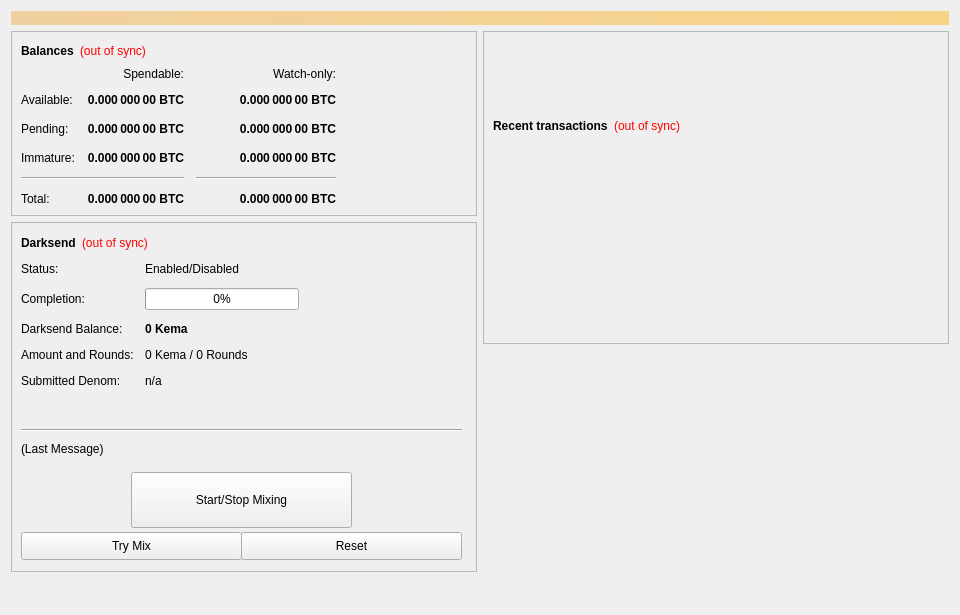
<?xml version="1.0" encoding="UTF-8"?>
<ui version="4.0">
 <class>OverviewPage</class>
 <widget class="QWidget" name="OverviewPage">
  <property name="geometry">
   <rect>
    <x>0</x>
    <y>0</y>
    <width>960</width>
    <height>615</height>
   </rect>
  </property>
  <property name="minimumSize">
   <size>
    <width>960</width>
    <height>0</height>
   </size>
  </property>
  <property name="windowTitle">
   <string>Form</string>
  </property>
  <layout class="QVBoxLayout" name="topLayout">
   <item>
    <widget class="QLabel" name="labelAlerts">
     <property name="visible">
      <bool>false</bool>
     </property>
     <property name="styleSheet">
      <string notr="true">background-color: qlineargradient(x1: 0, y1: 0, x2: 1, y2: 0, stop:0 #F0D0A0, stop:1 #F8D488); color:#000000;</string>
     </property>
     <property name="wordWrap">
      <bool>true</bool>
     </property>
     <property name="margin">
      <number>3</number>
     </property>
    </widget>
   </item>
   <item>
    <layout class="QHBoxLayout" name="horizontalLayout" stretch="1,1">
     <item>
      <layout class="QVBoxLayout" name="verticalLayout_2">
       <item>
        <widget class="QFrame" name="frame">
         <property name="frameShape">
          <enum>QFrame::StyledPanel</enum>
         </property>
         <property name="frameShadow">
          <enum>QFrame::Raised</enum>
         </property>
         <layout class="QVBoxLayout" name="verticalLayout_4">
          <item>
           <layout class="QHBoxLayout" name="horizontalLayout_4">
            <item>
             <widget class="QLabel" name="label_5">
              <property name="font">
               <font>
                <weight>75</weight>
                <bold>true</bold>
               </font>
              </property>
              <property name="text">
               <string>Balances</string>
              </property>
             </widget>
            </item>
            <item>
             <widget class="QLabel" name="labelWalletStatus">
              <property name="cursor">
               <cursorShape>WhatsThisCursor</cursorShape>
              </property>
              <property name="toolTip">
               <string>The displayed information may be out of date. Your wallet automatically synchronizes with the Kema network after a connection is established, but this process has not completed yet.</string>
              </property>
              <property name="styleSheet">
               <string notr="true">QLabel { color: red; }</string>
              </property>
              <property name="text">
               <string notr="true">(out of sync)</string>
              </property>
              <property name="alignment">
               <set>Qt::AlignLeading|Qt::AlignLeft|Qt::AlignVCenter</set>
              </property>
             </widget>
            </item>
            <item>
             <spacer name="horizontalSpacer_3">
              <property name="orientation">
               <enum>Qt::Horizontal</enum>
              </property>
              <property name="sizeHint" stdset="0">
               <size>
                <width>40</width>
                <height>20</height>
               </size>
              </property>
             </spacer>
            </item>
           </layout>
          </item>
          <item>
           <layout class="QGridLayout" name="gridLayout">
            <property name="spacing">
             <number>12</number>
            </property>
            <item row="2" column="2">
             <widget class="QLabel" name="labelWatchPending">
              <property name="font">
               <font>
                <weight>75</weight>
                <bold>true</bold>
               </font>
              </property>
              <property name="cursor">
               <cursorShape>IBeamCursor</cursorShape>
              </property>
              <property name="toolTip">
               <string>Unconfirmed transactions to watch-only addresses</string>
              </property>
              <property name="text">
               <string notr="true">0.000 000 00 BTC</string>
              </property>
              <property name="alignment">
               <set>Qt::AlignRight|Qt::AlignTrailing|Qt::AlignVCenter</set>
              </property>
              <property name="textInteractionFlags">
               <set>Qt::LinksAccessibleByMouse|Qt::TextSelectableByKeyboard|Qt::TextSelectableByMouse</set>
              </property>
             </widget>
            </item>
            <item row="2" column="1">
             <widget class="QLabel" name="labelUnconfirmed">
              <property name="font">
               <font>
                <weight>75</weight>
                <bold>true</bold>
               </font>
              </property>
              <property name="cursor">
               <cursorShape>IBeamCursor</cursorShape>
              </property>
              <property name="toolTip">
               <string>Total of transactions that have yet to be confirmed, and do not yet count toward the spendable balance</string>
              </property>
              <property name="text">
               <string notr="true">0.000 000 00 BTC</string>
              </property>
              <property name="alignment">
               <set>Qt::AlignRight|Qt::AlignTrailing|Qt::AlignVCenter</set>
              </property>
              <property name="textInteractionFlags">
               <set>Qt::LinksAccessibleByMouse|Qt::TextSelectableByKeyboard|Qt::TextSelectableByMouse</set>
              </property>
             </widget>
            </item>
            <item row="3" column="2">
             <widget class="QLabel" name="labelWatchImmature">
              <property name="font">
               <font>
                <weight>75</weight>
                <bold>true</bold>
               </font>
              </property>
              <property name="cursor">
               <cursorShape>IBeamCursor</cursorShape>
              </property>
              <property name="toolTip">
               <string>Staked or masternode rewards in watch-only addresses that has not yet matured</string>
              </property>
              <property name="text">
               <string notr="true">0.000 000 00 BTC</string>
              </property>
              <property name="alignment">
               <set>Qt::AlignRight|Qt::AlignTrailing|Qt::AlignVCenter</set>
              </property>
              <property name="textInteractionFlags">
               <set>Qt::LinksAccessibleByMouse|Qt::TextSelectableByKeyboard|Qt::TextSelectableByMouse</set>
              </property>
             </widget>
            </item>
            <item row="4" column="0" colspan="2">
             <widget class="Line" name="lineSpendableBalance">
              <property name="orientation">
               <enum>Qt::Horizontal</enum>
              </property>
             </widget>
            </item>
            <item row="4" column="2">
             <widget class="Line" name="lineWatchBalance">
              <property name="sizePolicy">
               <sizepolicy hsizetype="Preferred" vsizetype="Fixed">
                <horstretch>0</horstretch>
                <verstretch>0</verstretch>
               </sizepolicy>
              </property>
              <property name="minimumSize">
               <size>
                <width>140</width>
                <height>0</height>
               </size>
              </property>
              <property name="orientation">
               <enum>Qt::Horizontal</enum>
              </property>
             </widget>
            </item>
            <item row="5" column="0">
             <widget class="QLabel" name="labelTotalText">
              <property name="text">
               <string>Total:</string>
              </property>
             </widget>
            </item>
            <item row="3" column="1">
             <widget class="QLabel" name="labelImmature">
              <property name="font">
               <font>
                <weight>75</weight>
                <bold>true</bold>
               </font>
              </property>
              <property name="cursor">
               <cursorShape>IBeamCursor</cursorShape>
              </property>
              <property name="toolTip">
               <string>Staked or masternode rewards that has not yet matured</string>
              </property>
              <property name="text">
               <string notr="true">0.000 000 00 BTC</string>
              </property>
              <property name="alignment">
               <set>Qt::AlignRight|Qt::AlignTrailing|Qt::AlignVCenter</set>
              </property>
              <property name="textInteractionFlags">
               <set>Qt::LinksAccessibleByMouse|Qt::TextSelectableByKeyboard|Qt::TextSelectableByMouse</set>
              </property>
             </widget>
            </item>
            <item row="2" column="3">
             <spacer name="horizontalSpacer_2">
              <property name="orientation">
               <enum>Qt::Horizontal</enum>
              </property>
              <property name="sizeHint" stdset="0">
               <size>
                <width>40</width>
                <height>20</height>
               </size>
              </property>
             </spacer>
            </item>
            <item row="3" column="0">
             <widget class="QLabel" name="labelImmatureText">
              <property name="text">
               <string>Immature:</string>
              </property>
             </widget>
            </item>
            <item row="5" column="1">
             <widget class="QLabel" name="labelTotal">
              <property name="font">
               <font>
                <weight>75</weight>
                <bold>true</bold>
               </font>
              </property>
              <property name="cursor">
               <cursorShape>IBeamCursor</cursorShape>
              </property>
              <property name="toolTip">
               <string>Your current total balance</string>
              </property>
              <property name="text">
               <string notr="true">0.000 000 00 BTC</string>
              </property>
              <property name="alignment">
               <set>Qt::AlignRight|Qt::AlignTrailing|Qt::AlignVCenter</set>
              </property>
              <property name="textInteractionFlags">
               <set>Qt::LinksAccessibleByMouse|Qt::TextSelectableByKeyboard|Qt::TextSelectableByMouse</set>
              </property>
             </widget>
            </item>
            <item row="5" column="2">
             <widget class="QLabel" name="labelWatchTotal">
              <property name="font">
               <font>
                <weight>75</weight>
                <bold>true</bold>
               </font>
              </property>
              <property name="cursor">
               <cursorShape>IBeamCursor</cursorShape>
              </property>
              <property name="toolTip">
               <string>Current total balance in watch-only addresses</string>
              </property>
              <property name="text">
               <string notr="true">0.000 000 00 BTC</string>
              </property>
              <property name="alignment">
               <set>Qt::AlignRight|Qt::AlignTrailing|Qt::AlignVCenter</set>
              </property>
              <property name="textInteractionFlags">
               <set>Qt::LinksAccessibleByMouse|Qt::TextSelectableByKeyboard|Qt::TextSelectableByMouse</set>
              </property>
             </widget>
            </item>
            <item row="0" column="2">
             <widget class="QLabel" name="labelWatchonly">
              <property name="text">
               <string>Watch-only:</string>
              </property>
              <property name="alignment">
               <set>Qt::AlignRight|Qt::AlignTrailing|Qt::AlignVCenter</set>
              </property>
             </widget>
            </item>
            <item row="1" column="0">
             <widget class="QLabel" name="labelBalanceText">
              <property name="text">
               <string>Available:</string>
              </property>
             </widget>
            </item>
            <item row="1" column="1">
             <widget class="QLabel" name="labelBalance">
              <property name="font">
               <font>
                <weight>75</weight>
                <bold>true</bold>
               </font>
              </property>
              <property name="cursor">
               <cursorShape>IBeamCursor</cursorShape>
              </property>
              <property name="toolTip">
               <string>Your current spendable balance</string>
              </property>
              <property name="text">
               <string notr="true">0.000 000 00 BTC</string>
              </property>
              <property name="alignment">
               <set>Qt::AlignRight|Qt::AlignTrailing|Qt::AlignVCenter</set>
              </property>
              <property name="textInteractionFlags">
               <set>Qt::LinksAccessibleByMouse|Qt::TextSelectableByKeyboard|Qt::TextSelectableByMouse</set>
              </property>
             </widget>
            </item>
            <item row="1" column="2">
             <widget class="QLabel" name="labelWatchAvailable">
              <property name="font">
               <font>
                <weight>75</weight>
                <bold>true</bold>
               </font>
              </property>
              <property name="cursor">
               <cursorShape>IBeamCursor</cursorShape>
              </property>
              <property name="toolTip">
               <string>Your current balance in watch-only addresses</string>
              </property>
              <property name="text">
               <string notr="true">0.000 000 00 BTC</string>
              </property>
              <property name="alignment">
               <set>Qt::AlignRight|Qt::AlignTrailing|Qt::AlignVCenter</set>
              </property>
              <property name="textInteractionFlags">
               <set>Qt::LinksAccessibleByMouse|Qt::TextSelectableByKeyboard|Qt::TextSelectableByMouse</set>
              </property>
             </widget>
            </item>
            <item row="2" column="0">
             <widget class="QLabel" name="labelPendingText">
              <property name="text">
               <string>Pending:</string>
              </property>
             </widget>
            </item>
            <item row="0" column="1">
             <widget class="QLabel" name="labelSpendable">
              <property name="text">
               <string>Spendable:</string>
              </property>
              <property name="alignment">
               <set>Qt::AlignRight|Qt::AlignTrailing|Qt::AlignVCenter</set>
              </property>
             </widget>
            </item>
           </layout>
          </item>
         </layout>
        </widget>
       </item>
       <item>
        <widget class="QFrame" name="frameDarksend">
         <property name="minimumSize">
          <size>
           <width>0</width>
           <height>350</height>
          </size>
         </property>
         <property name="layoutDirection">
          <enum>Qt::LeftToRight</enum>
         </property>
         <property name="frameShape">
          <enum>QFrame::StyledPanel</enum>
         </property>
         <property name="frameShadow">
          <enum>QFrame::Raised</enum>
         </property>
         <widget class="QWidget" name="formLayoutWidget">
          <property name="geometry">
           <rect>
            <x>10</x>
            <y>40</y>
            <width>451</width>
            <height>161</height>
           </rect>
          </property>
          <layout class="QFormLayout" name="formLayout">
           <property name="fieldGrowthPolicy">
            <enum>QFormLayout::AllNonFixedFieldsGrow</enum>
           </property>
           <property name="horizontalSpacing">
            <number>11</number>
           </property>
           <property name="verticalSpacing">
            <number>12</number>
           </property>
           <item row="0" column="0">
            <widget class="QLabel" name="label_6">
             <property name="text">
              <string>Status:</string>
             </property>
            </widget>
           </item>
           <item row="1" column="0">
            <widget class="QLabel" name="label_7">
             <property name="text">
              <string>Completion:</string>
             </property>
            </widget>
           </item>
           <item row="1" column="1">
            <widget class="QProgressBar" name="DarksendProgress">
             <property name="maximumSize">
              <size>
               <width>154</width>
               <height>16777215</height>
              </size>
             </property>
             <property name="value">
              <number>0</number>
             </property>
            </widget>
           </item>
           <item row="2" column="0">
            <widget class="QLabel" name="labelAnonymizedText">
             <property name="text">
              <string>Darksend Balance:</string>
             </property>
            </widget>
           </item>
           <item row="2" column="1">
            <widget class="QLabel" name="labelAnonymized">
             <property name="font">
              <font>
               <weight>75</weight>
               <bold>true</bold>
              </font>
             </property>
             <property name="text">
              <string notr="true">0 Kema</string>
             </property>
            </widget>
           </item>
           <item row="3" column="0">
            <widget class="QLabel" name="label_8">
             <property name="text">
              <string>Amount and Rounds:</string>
             </property>
            </widget>
           </item>
           <item row="3" column="1">
            <widget class="QLabel" name="labelAmountRounds">
             <property name="text">
              <string>0 Kema / 0 Rounds</string>
             </property>
            </widget>
           </item>
           <item row="4" column="0">
            <widget class="QLabel" name="label_9">
             <property name="text">
              <string>Submitted Denom:</string>
             </property>
            </widget>
           </item>
           <item row="4" column="1">
            <widget class="QLabel" name="labelSubmittedDenom">
             <property name="toolTip">
              <string>The denominations you submitted to the Masternode.&lt;br&gt;To mix, other users must submit the exact same denominations.</string>
             </property>
             <property name="text">
              <string>n/a</string>
             </property>
            </widget>
           </item>
           <item row="0" column="1">
            <widget class="QLabel" name="DarksendEnabled">
             <property name="text">
              <string>Enabled/Disabled</string>
             </property>
            </widget>
           </item>
          </layout>
         </widget>
         <widget class="QPushButton" name="runAutoDenom">
          <property name="geometry">
           <rect>
            <x>251</x>
            <y>17</y>
            <width>1</width>
            <height>1</height>
           </rect>
          </property>
          <property name="palette">
           <palette>
            <active>
             <colorrole role="WindowText">
              <brush brushstyle="SolidPattern">
               <color alpha="255">
                <red>0</red>
                <green>0</green>
                <blue>0</blue>
               </color>
              </brush>
             </colorrole>
             <colorrole role="Button">
              <brush brushstyle="SolidPattern">
               <color alpha="255">
                <red>239</red>
                <green>238</green>
                <blue>238</blue>
               </color>
              </brush>
             </colorrole>
             <colorrole role="Light">
              <brush brushstyle="SolidPattern">
               <color alpha="255">
                <red>255</red>
                <green>255</green>
                <blue>255</blue>
               </color>
              </brush>
             </colorrole>
             <colorrole role="Midlight">
              <brush brushstyle="SolidPattern">
               <color alpha="255">
                <red>247</red>
                <green>246</green>
                <blue>246</blue>
               </color>
              </brush>
             </colorrole>
             <colorrole role="Dark">
              <brush brushstyle="SolidPattern">
               <color alpha="255">
                <red>119</red>
                <green>119</green>
                <blue>119</blue>
               </color>
              </brush>
             </colorrole>
             <colorrole role="Mid">
              <brush brushstyle="SolidPattern">
               <color alpha="255">
                <red>159</red>
                <green>159</green>
                <blue>159</blue>
               </color>
              </brush>
             </colorrole>
             <colorrole role="Text">
              <brush brushstyle="SolidPattern">
               <color alpha="255">
                <red>0</red>
                <green>0</green>
                <blue>0</blue>
               </color>
              </brush>
             </colorrole>
             <colorrole role="BrightText">
              <brush brushstyle="SolidPattern">
               <color alpha="255">
                <red>255</red>
                <green>255</green>
                <blue>255</blue>
               </color>
              </brush>
             </colorrole>
             <colorrole role="ButtonText">
              <brush brushstyle="SolidPattern">
               <color alpha="255">
                <red>0</red>
                <green>0</green>
                <blue>0</blue>
               </color>
              </brush>
             </colorrole>
             <colorrole role="Base">
              <brush brushstyle="SolidPattern">
               <color alpha="255">
                <red>255</red>
                <green>255</green>
                <blue>255</blue>
               </color>
              </brush>
             </colorrole>
             <colorrole role="Window">
              <brush brushstyle="SolidPattern">
               <color alpha="255">
                <red>239</red>
                <green>238</green>
                <blue>238</blue>
               </color>
              </brush>
             </colorrole>
             <colorrole role="Shadow">
              <brush brushstyle="SolidPattern">
               <color alpha="255">
                <red>0</red>
                <green>0</green>
                <blue>0</blue>
               </color>
              </brush>
             </colorrole>
             <colorrole role="AlternateBase">
              <brush brushstyle="SolidPattern">
               <color alpha="255">
                <red>247</red>
                <green>246</green>
                <blue>246</blue>
               </color>
              </brush>
             </colorrole>
             <colorrole role="ToolTipBase">
              <brush brushstyle="SolidPattern">
               <color alpha="255">
                <red>255</red>
                <green>255</green>
                <blue>220</blue>
               </color>
              </brush>
             </colorrole>
             <colorrole role="ToolTipText">
              <brush brushstyle="SolidPattern">
               <color alpha="255">
                <red>0</red>
                <green>0</green>
                <blue>0</blue>
               </color>
              </brush>
             </colorrole>
            </active>
            <inactive>
             <colorrole role="WindowText">
              <brush brushstyle="SolidPattern">
               <color alpha="255">
                <red>0</red>
                <green>0</green>
                <blue>0</blue>
               </color>
              </brush>
             </colorrole>
             <colorrole role="Button">
              <brush brushstyle="SolidPattern">
               <color alpha="255">
                <red>239</red>
                <green>238</green>
                <blue>238</blue>
               </color>
              </brush>
             </colorrole>
             <colorrole role="Light">
              <brush brushstyle="SolidPattern">
               <color alpha="255">
                <red>255</red>
                <green>255</green>
                <blue>255</blue>
               </color>
              </brush>
             </colorrole>
             <colorrole role="Midlight">
              <brush brushstyle="SolidPattern">
               <color alpha="255">
                <red>247</red>
                <green>246</green>
                <blue>246</blue>
               </color>
              </brush>
             </colorrole>
             <colorrole role="Dark">
              <brush brushstyle="SolidPattern">
               <color alpha="255">
                <red>119</red>
                <green>119</green>
                <blue>119</blue>
               </color>
              </brush>
             </colorrole>
             <colorrole role="Mid">
              <brush brushstyle="SolidPattern">
               <color alpha="255">
                <red>159</red>
                <green>159</green>
                <blue>159</blue>
               </color>
              </brush>
             </colorrole>
             <colorrole role="Text">
              <brush brushstyle="SolidPattern">
               <color alpha="255">
                <red>0</red>
                <green>0</green>
                <blue>0</blue>
               </color>
              </brush>
             </colorrole>
             <colorrole role="BrightText">
              <brush brushstyle="SolidPattern">
               <color alpha="255">
                <red>255</red>
                <green>255</green>
                <blue>255</blue>
               </color>
              </brush>
             </colorrole>
             <colorrole role="ButtonText">
              <brush brushstyle="SolidPattern">
               <color alpha="255">
                <red>0</red>
                <green>0</green>
                <blue>0</blue>
               </color>
              </brush>
             </colorrole>
             <colorrole role="Base">
              <brush brushstyle="SolidPattern">
               <color alpha="255">
                <red>255</red>
                <green>255</green>
                <blue>255</blue>
               </color>
              </brush>
             </colorrole>
             <colorrole role="Window">
              <brush brushstyle="SolidPattern">
               <color alpha="255">
                <red>239</red>
                <green>238</green>
                <blue>238</blue>
               </color>
              </brush>
             </colorrole>
             <colorrole role="Shadow">
              <brush brushstyle="SolidPattern">
               <color alpha="255">
                <red>0</red>
                <green>0</green>
                <blue>0</blue>
               </color>
              </brush>
             </colorrole>
             <colorrole role="AlternateBase">
              <brush brushstyle="SolidPattern">
               <color alpha="255">
                <red>247</red>
                <green>246</green>
                <blue>246</blue>
               </color>
              </brush>
             </colorrole>
             <colorrole role="ToolTipBase">
              <brush brushstyle="SolidPattern">
               <color alpha="255">
                <red>255</red>
                <green>255</green>
                <blue>220</blue>
               </color>
              </brush>
             </colorrole>
             <colorrole role="ToolTipText">
              <brush brushstyle="SolidPattern">
               <color alpha="255">
                <red>0</red>
                <green>0</green>
                <blue>0</blue>
               </color>
              </brush>
             </colorrole>
            </inactive>
            <disabled>
             <colorrole role="WindowText">
              <brush brushstyle="SolidPattern">
               <color alpha="255">
                <red>119</red>
                <green>119</green>
                <blue>119</blue>
               </color>
              </brush>
             </colorrole>
             <colorrole role="Button">
              <brush brushstyle="SolidPattern">
               <color alpha="255">
                <red>239</red>
                <green>238</green>
                <blue>238</blue>
               </color>
              </brush>
             </colorrole>
             <colorrole role="Light">
              <brush brushstyle="SolidPattern">
               <color alpha="255">
                <red>255</red>
                <green>255</green>
                <blue>255</blue>
               </color>
              </brush>
             </colorrole>
             <colorrole role="Midlight">
              <brush brushstyle="SolidPattern">
               <color alpha="255">
                <red>247</red>
                <green>246</green>
                <blue>246</blue>
               </color>
              </brush>
             </colorrole>
             <colorrole role="Dark">
              <brush brushstyle="SolidPattern">
               <color alpha="255">
                <red>119</red>
                <green>119</green>
                <blue>119</blue>
               </color>
              </brush>
             </colorrole>
             <colorrole role="Mid">
              <brush brushstyle="SolidPattern">
               <color alpha="255">
                <red>159</red>
                <green>159</green>
                <blue>159</blue>
               </color>
              </brush>
             </colorrole>
             <colorrole role="Text">
              <brush brushstyle="SolidPattern">
               <color alpha="255">
                <red>119</red>
                <green>119</green>
                <blue>119</blue>
               </color>
              </brush>
             </colorrole>
             <colorrole role="BrightText">
              <brush brushstyle="SolidPattern">
               <color alpha="255">
                <red>255</red>
                <green>255</green>
                <blue>255</blue>
               </color>
              </brush>
             </colorrole>
             <colorrole role="ButtonText">
              <brush brushstyle="SolidPattern">
               <color alpha="255">
                <red>119</red>
                <green>119</green>
                <blue>119</blue>
               </color>
              </brush>
             </colorrole>
             <colorrole role="Base">
              <brush brushstyle="SolidPattern">
               <color alpha="255">
                <red>239</red>
                <green>238</green>
                <blue>238</blue>
               </color>
              </brush>
             </colorrole>
             <colorrole role="Window">
              <brush brushstyle="SolidPattern">
               <color alpha="255">
                <red>239</red>
                <green>238</green>
                <blue>238</blue>
               </color>
              </brush>
             </colorrole>
             <colorrole role="Shadow">
              <brush brushstyle="SolidPattern">
               <color alpha="255">
                <red>0</red>
                <green>0</green>
                <blue>0</blue>
               </color>
              </brush>
             </colorrole>
             <colorrole role="AlternateBase">
              <brush brushstyle="SolidPattern">
               <color alpha="255">
                <red>239</red>
                <green>238</green>
                <blue>238</blue>
               </color>
              </brush>
             </colorrole>
             <colorrole role="ToolTipBase">
              <brush brushstyle="SolidPattern">
               <color alpha="255">
                <red>255</red>
                <green>255</green>
                <blue>220</blue>
               </color>
              </brush>
             </colorrole>
             <colorrole role="ToolTipText">
              <brush brushstyle="SolidPattern">
               <color alpha="255">
                <red>0</red>
                <green>0</green>
                <blue>0</blue>
               </color>
              </brush>
             </colorrole>
            </disabled>
           </palette>
          </property>
          <property name="focusPolicy">
           <enum>Qt::NoFocus</enum>
          </property>
          <property name="autoFillBackground">
           <bool>true</bool>
          </property>
          <property name="text">
           <string/>
          </property>
          <property name="flat">
           <bool>true</bool>
          </property>
         </widget>
         <widget class="QPushButton" name="toggleDarksend">
          <property name="geometry">
           <rect>
            <x>120</x>
            <y>250</y>
            <width>221</width>
            <height>56</height>
           </rect>
          </property>
          <property name="sizePolicy">
           <sizepolicy hsizetype="MinimumExpanding" vsizetype="Fixed">
            <horstretch>0</horstretch>
            <verstretch>0</verstretch>
           </sizepolicy>
          </property>
          <property name="text">
           <string>Start/Stop Mixing</string>
          </property>
         </widget>
         <widget class="Line" name="lineLastMessage">
          <property name="geometry">
           <rect>
            <x>10</x>
            <y>200</y>
            <width>441</width>
            <height>16</height>
           </rect>
          </property>
          <property name="orientation">
           <enum>Qt::Horizontal</enum>
          </property>
         </widget>
         <widget class="QLabel" name="DarksendStatus">
          <property name="geometry">
           <rect>
            <x>10</x>
            <y>220</y>
            <width>451</width>
            <height>61</height>
           </rect>
          </property>
          <property name="minimumSize">
           <size>
            <width>288</width>
            <height>43</height>
           </size>
          </property>
          <property name="text">
           <string>(Last Message)</string>
          </property>
          <property name="alignment">
           <set>Qt::AlignLeading|Qt::AlignLeft|Qt::AlignTop</set>
          </property>
          <property name="wordWrap">
           <bool>true</bool>
          </property>
         </widget>
         <widget class="QPushButton" name="DarksendAuto">
          <property name="geometry">
           <rect>
            <x>10</x>
            <y>310</y>
            <width>221</width>
            <height>28</height>
           </rect>
          </property>
          <property name="sizePolicy">
           <sizepolicy hsizetype="MinimumExpanding" vsizetype="Fixed">
            <horstretch>0</horstretch>
            <verstretch>0</verstretch>
           </sizepolicy>
          </property>
          <property name="toolTip">
           <string>Try to manually submit a Darksend request.</string>
          </property>
          <property name="text">
           <string>Try Mix</string>
          </property>
         </widget>
         <widget class="QPushButton" name="DarksendReset">
          <property name="geometry">
           <rect>
            <x>230</x>
            <y>310</y>
            <width>221</width>
            <height>28</height>
           </rect>
          </property>
          <property name="sizePolicy">
           <sizepolicy hsizetype="MinimumExpanding" vsizetype="Fixed">
            <horstretch>0</horstretch>
            <verstretch>0</verstretch>
           </sizepolicy>
          </property>
          <property name="toolTip">
           <string>Reset the current status of Darksend (can interrupt Darksend if it's in the process of Mixing, which can cost you money!)</string>
          </property>
          <property name="autoFillBackground">
           <bool>false</bool>
          </property>
          <property name="text">
           <string>Reset</string>
          </property>
         </widget>
         <widget class="QWidget" name="layoutWidget">
          <property name="geometry">
           <rect>
            <x>10</x>
            <y>10</y>
            <width>431</width>
            <height>22</height>
           </rect>
          </property>
          <layout class="QHBoxLayout" name="horizontalLayout_5">
           <item>
            <widget class="QLabel" name="label_2">
             <property name="font">
              <font>
               <weight>75</weight>
               <bold>true</bold>
              </font>
             </property>
             <property name="text">
              <string>Darksend</string>
             </property>
            </widget>
           </item>
           <item>
            <widget class="QLabel" name="labelDarksendSyncStatus">
             <property name="toolTip">
              <string>The displayed information may be out of date. Your wallet automatically synchronizes with the Kema network after a connection is established, but this process has not completed yet.</string>
             </property>
             <property name="styleSheet">
              <string notr="true">QLabel { color: red; }</string>
             </property>
             <property name="text">
              <string notr="true">(out of sync)</string>
             </property>
             <property name="alignment">
              <set>Qt::AlignLeading|Qt::AlignLeft|Qt::AlignVCenter</set>
             </property>
            </widget>
           </item>
           <item>
            <spacer name="horizontalSpacer_4">
             <property name="orientation">
              <enum>Qt::Horizontal</enum>
             </property>
             <property name="sizeHint" stdset="0">
              <size>
               <width>40</width>
               <height>20</height>
              </size>
             </property>
            </spacer>
           </item>
          </layout>
         </widget>
        </widget>
       </item>
       <item>
        <spacer name="verticalSpacer">
         <property name="orientation">
          <enum>Qt::Vertical</enum>
         </property>
         <property name="sizeHint" stdset="0">
          <size>
           <width>20</width>
           <height>40</height>
          </size>
         </property>
        </spacer>
       </item>
      </layout>
     </item>
     <item>
      <layout class="QVBoxLayout" name="verticalLayout_3">
       <item>
        <widget class="QFrame" name="frame_2">
         <property name="frameShape">
          <enum>QFrame::StyledPanel</enum>
         </property>
         <property name="frameShadow">
          <enum>QFrame::Raised</enum>
         </property>
         <layout class="QVBoxLayout" name="verticalLayout">
          <item>
           <spacer name="verticalSpacer_3">
            <property name="orientation">
             <enum>Qt::Vertical</enum>
            </property>
            <property name="sizeType">
             <enum>QSizePolicy::Fixed</enum>
            </property>
            <property name="sizeHint" stdset="0">
             <size>
              <width>20</width>
              <height>75</height>
             </size>
            </property>
           </spacer>
          </item>
          <item>
           <layout class="QHBoxLayout" name="horizontalLayout_2">
            <item>
             <widget class="QLabel" name="label_4">
              <property name="font">
               <font>
                <weight>75</weight>
                <bold>true</bold>
               </font>
              </property>
              <property name="text">
               <string>Recent transactions</string>
              </property>
             </widget>
            </item>
            <item>
             <widget class="QLabel" name="labelTransactionsStatus">
              <property name="cursor">
               <cursorShape>WhatsThisCursor</cursorShape>
              </property>
              <property name="toolTip">
               <string>The displayed information may be out of date. Your wallet automatically synchronizes with the Kema network after a connection is established, but this process has not completed yet.</string>
              </property>
              <property name="styleSheet">
               <string notr="true">QLabel { color: red; }</string>
              </property>
              <property name="text">
               <string notr="true">(out of sync)</string>
              </property>
              <property name="alignment">
               <set>Qt::AlignRight|Qt::AlignTrailing|Qt::AlignVCenter</set>
              </property>
             </widget>
            </item>
            <item>
             <spacer name="horizontalSpacer">
              <property name="orientation">
               <enum>Qt::Horizontal</enum>
              </property>
              <property name="sizeHint" stdset="0">
               <size>
                <width>40</width>
                <height>20</height>
               </size>
              </property>
             </spacer>
            </item>
           </layout>
          </item>
          <item>
           <widget class="QListView" name="listTransactions">
            <property name="styleSheet">
             <string notr="true">QListView { background: transparent; }</string>
            </property>
            <property name="frameShape">
             <enum>QFrame::NoFrame</enum>
            </property>
            <property name="verticalScrollBarPolicy">
             <enum>Qt::ScrollBarAlwaysOff</enum>
            </property>
            <property name="horizontalScrollBarPolicy">
             <enum>Qt::ScrollBarAlwaysOff</enum>
            </property>
            <property name="selectionMode">
             <enum>QAbstractItemView::NoSelection</enum>
            </property>
           </widget>
          </item>
         </layout>
        </widget>
       </item>
       <item>
        <spacer name="verticalSpacer_2">
         <property name="orientation">
          <enum>Qt::Vertical</enum>
         </property>
         <property name="sizeType">
          <enum>QSizePolicy::Expanding</enum>
         </property>
         <property name="sizeHint" stdset="0">
          <size>
           <width>20</width>
           <height>40</height>
          </size>
         </property>
        </spacer>
       </item>
      </layout>
     </item>
    </layout>
   </item>
  </layout>
 </widget>
 <resources/>
 <connections/>
</ui>
